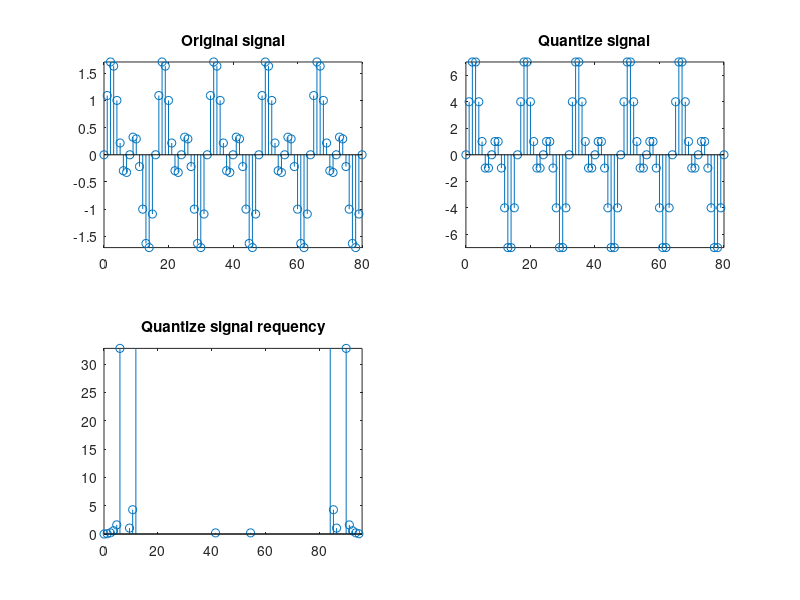

Reproduce this figure in MATLAB.
sf = 96;
n = 0:80;
original_signal = sin(2*pi*6/sf*n) + sin(2*pi*12/sf*n);
subplot(221);
stem(n,original_signal);
axis([0 80 -max(abs(original_signal)) max(abs(original_signal))]);
title("Original signal");
bit = 4;
max_level_for_quantize = 2^(bit - 1) - 1;
max_amplitude_of_the_signal = max(abs(original_signal));

quantize_signal = floor(original_signal * max_level_for_quantize /max_amplitude_of_the_signal + 0.5);
subplot(222);
stem(n, quantize_signal);
axis([0 80 -max_level_for_quantize max_level_for_quantize]);
title("Quantize signal");
frequency_of_original_signal = fft(quantize_signal);
subplot(223);
stem(n * sf /length(n) ,real(frequency_of_original_signal));
axis([0 96 min(frequency_of_original_signal) max(frequency_of_original_signal)]);
title("Quantize signal requency");
